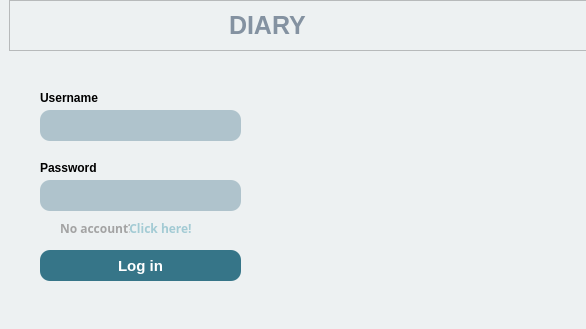
<?xml version="1.0" encoding="UTF-8"?>
<ui version="4.0">
 <class>MainWindow</class>
 <widget class="QMainWindow" name="MainWindow">
  <property name="geometry">
   <rect>
    <x>0</x>
    <y>0</y>
    <width>586</width>
    <height>329</height>
   </rect>
  </property>
  <property name="minimumSize">
   <size>
    <width>586</width>
    <height>329</height>
   </size>
  </property>
  <property name="maximumSize">
   <size>
    <width>586</width>
    <height>329</height>
   </size>
  </property>
  <property name="windowTitle">
   <string>MainWindow</string>
  </property>
  <property name="styleSheet">
   <string notr="true">background-color: #edf1f2;</string>
  </property>
  <widget class="QWidget" name="centralwidget">
   <widget class="QFrame" name="frame">
    <property name="geometry">
     <rect>
      <x>9</x>
      <y>0</y>
      <width>591</width>
      <height>51</height>
     </rect>
    </property>
    <property name="frameShape">
     <enum>QFrame::StyledPanel</enum>
    </property>
    <property name="frameShadow">
     <enum>QFrame::Raised</enum>
    </property>
    <widget class="QLabel" name="label">
     <property name="geometry">
      <rect>
       <x>220</x>
       <y>10</y>
       <width>91</width>
       <height>31</height>
      </rect>
     </property>
     <property name="font">
      <font>
       <pointsize>19</pointsize>
       <weight>75</weight>
       <bold>true</bold>
      </font>
     </property>
     <property name="styleSheet">
      <string notr="true">color:#8492a1;</string>
     </property>
     <property name="text">
      <string>DIARY</string>
     </property>
    </widget>
   </widget>
   <widget class="QWidget" name="widget" native="true">
    <property name="geometry">
     <rect>
      <x>10</x>
      <y>60</y>
      <width>251</width>
      <height>281</height>
     </rect>
    </property>
    <widget class="QLineEdit" name="B_Password">
     <property name="geometry">
      <rect>
       <x>30</x>
       <y>120</y>
       <width>201</width>
       <height>31</height>
      </rect>
     </property>
     <property name="styleSheet">
      <string notr="true">background-color: #afc3cc;
color: white;
border-radius: 10px;</string>
     </property>
     <property name="echoMode">
      <enum>QLineEdit::Password</enum>
     </property>
    </widget>
    <widget class="QPushButton" name="B_Login">
     <property name="geometry">
      <rect>
       <x>30</x>
       <y>190</y>
       <width>201</width>
       <height>31</height>
      </rect>
     </property>
     <property name="font">
      <font>
       <pointsize>11</pointsize>
       <weight>75</weight>
       <bold>true</bold>
      </font>
     </property>
     <property name="cursor">
      <cursorShape>PointingHandCursor</cursorShape>
     </property>
     <property name="styleSheet">
      <string notr="true">color: white;
background-color: #367588;
border-radius: 10px;</string>
     </property>
     <property name="text">
      <string>Log in</string>
     </property>
    </widget>
    <widget class="QLineEdit" name="B_Username">
     <property name="geometry">
      <rect>
       <x>30</x>
       <y>50</y>
       <width>201</width>
       <height>31</height>
      </rect>
     </property>
     <property name="styleSheet">
      <string notr="true">background-color: #afc3cc;
color: white;
border-radius: 10px;</string>
     </property>
     <property name="echoMode">
      <enum>QLineEdit::Normal</enum>
     </property>
     <property name="readOnly">
      <bool>false</bool>
     </property>
     <property name="placeholderText">
      <string/>
     </property>
    </widget>
    <widget class="QLabel" name="label_6">
     <property name="geometry">
      <rect>
       <x>30</x>
       <y>100</y>
       <width>71</width>
       <height>16</height>
      </rect>
     </property>
     <property name="font">
      <font>
       <pointsize>9</pointsize>
       <weight>75</weight>
       <bold>true</bold>
      </font>
     </property>
     <property name="text">
      <string>Password</string>
     </property>
    </widget>
    <widget class="QLabel" name="label_5">
     <property name="geometry">
      <rect>
       <x>30</x>
       <y>30</y>
       <width>71</width>
       <height>16</height>
      </rect>
     </property>
     <property name="font">
      <font>
       <pointsize>9</pointsize>
       <weight>75</weight>
       <bold>true</bold>
      </font>
     </property>
     <property name="text">
      <string>Username</string>
     </property>
    </widget>
    <widget class="QLabel" name="label_7">
     <property name="geometry">
      <rect>
       <x>50</x>
       <y>160</y>
       <width>81</width>
       <height>16</height>
      </rect>
     </property>
     <property name="font">
      <font>
       <family>Yu Gothic</family>
       <weight>75</weight>
       <bold>true</bold>
      </font>
     </property>
     <property name="styleSheet">
      <string notr="true">color: rgb(163, 163, 163);</string>
     </property>
     <property name="text">
      <string>No account?</string>
     </property>
    </widget>
    <widget class="QPushButton" name="B_Click">
     <property name="geometry">
      <rect>
       <x>120</x>
       <y>160</y>
       <width>61</width>
       <height>16</height>
      </rect>
     </property>
     <property name="font">
      <font>
       <family>Yu Gothic</family>
       <weight>75</weight>
       <bold>true</bold>
      </font>
     </property>
     <property name="cursor">
      <cursorShape>PointingHandCursor</cursorShape>
     </property>
     <property name="styleSheet">
      <string notr="true">color:  rgb(163, 203, 212);
border-radius: 10;</string>
     </property>
     <property name="text">
      <string>Click here!</string>
     </property>
    </widget>
   </widget>
   <widget class="QWidget" name="widget_2" native="true">
    <property name="geometry">
     <rect>
      <x>269</x>
      <y>59</y>
      <width>331</width>
      <height>281</height>
     </rect>
    </property>
    <widget class="QLabel" name="label_4">
     <property name="geometry">
      <rect>
       <x>50</x>
       <y>40</y>
       <width>201</width>
       <height>201</height>
      </rect>
     </property>
     <property name="styleSheet">
      <string notr="true">background-color: #edf1f2;</string>
     </property>
     <property name="text">
      <string/>
     </property>
     <property name="pixmap">
      <pixmap>../assets/IMAGE/signin.png</pixmap>
     </property>
     <property name="scaledContents">
      <bool>true</bool>
     </property>
    </widget>
   </widget>
  </widget>
  <widget class="QStatusBar" name="statusbar"/>
 </widget>
 <resources/>
 <connections/>
</ui>
